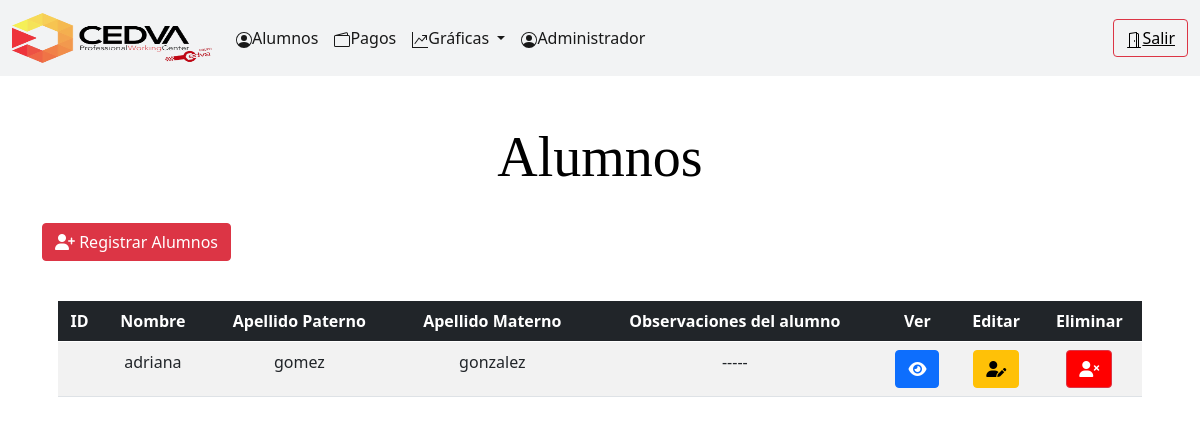
/alumnos, run on the app's committed database.
### Cedva1/models.py (models this page shows, shortened)
class Alumno(models.Model):
	especialidad = models.ForeignKey(Especialidad, related_name="subcategories1",blank=True , null= True, on_delete=models.CASCADE )
	direccion= models.ForeignKey(Direccion, related_name="subcategories2",blank=True , null= True, on_delete=models.CASCADE )
	tutor = models.ForeignKey(Tutor, related_name="subcategories3",blank=True , null= True, on_delete=models.CASCADE )
	user = models.ForeignKey(User, blank=True , null= True, on_delete=models.CASCADE )
	matricula = models.CharField(max_length=100,blank=True)
	nombreA = models.CharField(max_length=100)
	snombreA = models.CharField(max_length=100)
	apellidoPA = models.CharField(max_length=100)
	apellidoMA = models.CharField(max_length=100)
	edad = models.IntegerField()
	convenio = models.CharField(max_length=800)
	inicioCurso = models.DateField()
	finalCurso = models.DateField()
	observaciones = models.CharField(max_length=1000)
	created=models.DateTimeField(auto_now_add=True)
	update=models.DateTimeField(auto_now_add=True)
	class Meta:
		verbose_name = "alumno"
		verbose_name_plural = "alumnos"

### AlumnosAdmin/views.py (the view)
# urls.py: path('alumnos', views.AlumnoListView.as_view(), name="alumnos"),
class AlumnoListView(ListView):
    model = Alumno
    template_name='alumnos.html'
    context_object_name='listas'

### AlumnosAdmin/templates/alumnos.html
{%extends 'director/base.html'%}
{% load static %}
{%block content%}
<div class="container">
	<br>
	<br>
	<div class="row">
		<div>
			<h1 class="display-4" align="center" style="font-family: Calisto MT; color: black;"><b>Alumnos</b></h1>
			<br>
			<div align="left">
				<a href="/registroAlumno" class="btn btn-danger" style="color: white;"><i class="fa-solid fa-user-plus"></i> Registrar Alumnos</a>
			</div>
			<br>
			<div class="card-body">
				<table class="table table-striped table-hover" id="table" align="center">
					<thead class="table-dark">
						<tr>
							<th scope="col" style="text-align: center;">ID</th>
							<th scope="col" style="text-align: center;">Nombre</th>
							<th scope="col" style="text-align: center;">Apellido Paterno</th>
							<th scope="col" style="text-align: center;">Apellido Materno</th>
							<th scope="col" style="text-align: center;">Observaciones del alumno</th>
							<th scope="col" style="text-align: center;">Ver</th>
							<th scope="col" style="text-align: center;">Editar</th>
							<th scope="col" style="text-align: center;">Eliminar</th>
						</tr>
					</thead>
					<tbody align="center">
						{% for i in listas %}
						<tr>
							<td>{{i.idalumno}}</td>
							<td>{{i.nombreA}}</td>
							<td>{{i.apellidoPA}}</td>
							<td>{{i.apellidoMA}}</td>
							<td>{{i.observaciones}}</td>
							<td><button type="button" class="btn btn-primary" ><a href="{{i.pk}}/ver"><i class="fa-solid fa-eye" style="color: white;"></i></a></button></td>
							<td><button type="button" class="btn btn-warning"><a href="{{i.pk}}/update" style="color: black;"><i class="fa-solid fa-user-pen"></i></a></button></td>
							<td><button type="button" class="btn btn-danger" style="background-color: red;" ><a href="{{i.pk}}/delete" style="color: white;"><i class="fa-solid fa-user-xmark"></i></a></button></td>
						</tr>
					{%endfor%}
					</tbody>
				</table>
			</div>
		</div>
	</div>
</div>
{%endblock%}

### Cedva1/static/css/footer.css (style rules this page uses)
.container { flex: 1 0 auto; min-height: calc(100% - 4rem); width:960px; }

### data on the page
Alumno: nombreA "adriana", apellidoPA "gomez", apellidoMA "gonzalez", observaciones "-----"
